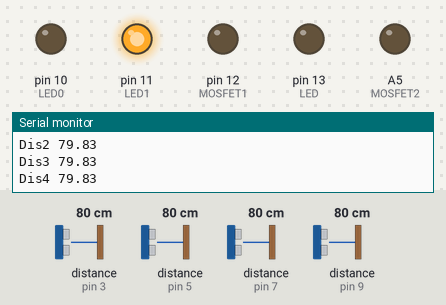
A sketch run on a simulated Arduino Uno, built with avr-gcc and run on an emulated ATmega328P. Parts: output pins drawn as LEDs (lit = HIGH), the last lines printed to the serial monitor. Wiring (inferred from the names in the program): 4 × ultrasonic range finder: trigger pin 2, echo pin 3 / trigger pin 4, echo pin 5 / trigger pin 6, echo pin 7 / trigger pin 8, echo pin 9. Inputs (shaded band) come from the test bench; at power-on: distance to the obstacle (sensors on pin 3, pin 9, pin 5, pin 7) 80 cm. The echo pulse lasts 58.3 µs per cm; pins used as bus, display or sensor lines are not drawn.

Above: at 1.7 s.
1.8 s: distance to the obstacle (sensor on pin 3) set to 8 cm
3.3 s: distance to the obstacle (sensor on pin 3) set to 5 cm
At 4.7 s:
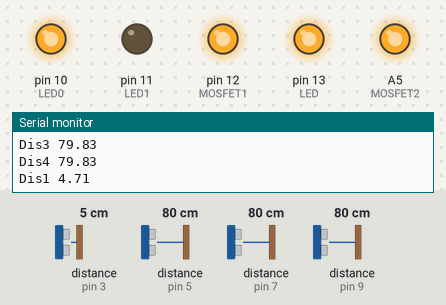
5.1 s: distance to the obstacle (sensor on pin 9) set to 18 cm
6.6 s: distance to the obstacle (sensor on pin 9) set to 13 cm
At 7.8 s:
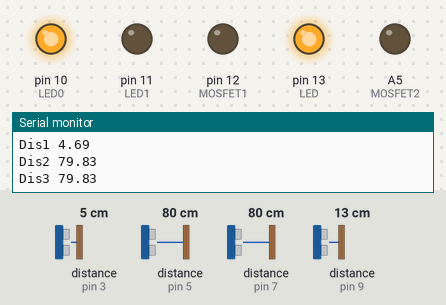
8.1 s: distance to the obstacle (sensor on pin 9) set to 35 cm
At 8.5 s:
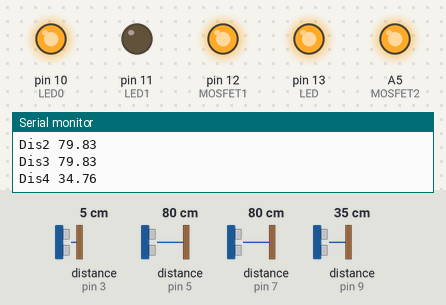
11.2 s: distance to the obstacle (sensor on pin 5) set to 12 cm
12.7 s: distance to the obstacle (sensor on pin 5) set to 9 cm
Timing chart, 0 to 15.2 s (numbered marks = the images above; inputs shaded):
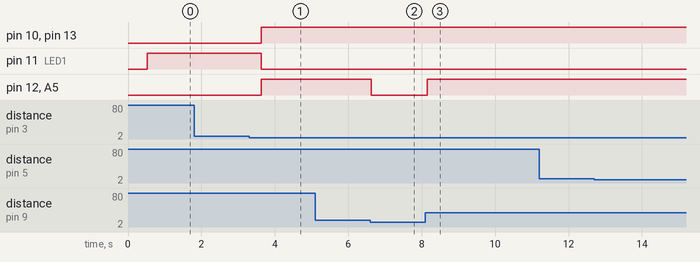

The sketch:

sketch_apr22a.ino
```cpp
#define trigger1 2
#define echo1 3
#define trigger2 4
#define echo2 5
#define trigger3 6
#define echo3 7
#define trigger4 8
#define echo4 9
#define LED 13
#define LED0 10
#define LED1 11
#define MOSFET1 12
#define MOSFET2 A5
#define limitSwitch A4


float time1=0,distance1=0,time2=0,distance2=0,time3=0,distance3=0,time4=0,distance4=0;

void setup()
{
Serial.begin(9600);

 pinMode(trigger1,OUTPUT);
 pinMode(echo1,INPUT);
 pinMode(trigger2,OUTPUT);
 pinMode(echo2,INPUT);
 pinMode(trigger3,OUTPUT);
 pinMode(echo3,INPUT);
 pinMode(trigger4,OUTPUT);
 pinMode(echo4,INPUT);
 pinMode(LED,OUTPUT);
 pinMode(LED0,OUTPUT);
 pinMode(LED1,OUTPUT);
 pinMode(MOSFET1,OUTPUT);
 pinMode(MOSFET2,OUTPUT);
 pinMode(limitSwitch,INPUT);
 delay(500);
}

void loop()
{
 measure_distance();
 if(distance1<6&&distance2<6&&distance3<6)
 {
   digitalWrite(LED,HIGH);digitalWrite(LED0,HIGH);digitalWrite(LED1,LOW);digitalWrite(MOSFET1,HIGH);digitalWrite(MOSFET2,HIGH);
   //Serial.println("123");
   if(distance4<10)
    {
      digitalWrite(MOSFET1,LOW);digitalWrite(MOSFET2,LOW);
    }
 }
 else if(distance1<6&&distance2<6)
 {
  digitalWrite(LED,HIGH);digitalWrite(LED0,HIGH);digitalWrite(LED1,LOW);digitalWrite(MOSFET1,HIGH);digitalWrite(MOSFET2,HIGH);
  //Serial.println("12");
  if(distance4<14)
    {
      digitalWrite(MOSFET1,LOW);digitalWrite(MOSFET2,LOW);
    }
 }
 else if(distance1<6)
 {
  digitalWrite(LED,HIGH);digitalWrite(LED0,HIGH);digitalWrite(LED1,LOW);digitalWrite(MOSFET1,HIGH);digitalWrite(MOSFET2,HIGH);
  //Serial.println("1");
  if(distance4<15)
    {
      digitalWrite(MOSFET1,LOW);digitalWrite(MOSFET2,LOW);
    }
 }

 else
 {
   digitalWrite(LED,LOW);digitalWrite(MOSFET1,LOW);digitalWrite(MOSFET2,LOW);digitalWrite(LED0,LOW);digitalWrite(LED1,HIGH);
   delay(500);
 }

}

void measure_distance()
{
 digitalWrite(trigger1,LOW);
 delayMicroseconds(2);
 digitalWrite(trigger1,HIGH);
 delayMicroseconds(10);
 digitalWrite(trigger1,LOW);
 delayMicroseconds(2);
 time1=pulseIn(echo1,HIGH);
 distance1=(time1/2)/29.1;
 Serial.println("Dis1 "+ String (distance1));
 //Serial.println(distance1);


 digitalWrite(trigger2,LOW);
 delayMicroseconds(2);
 digitalWrite(trigger2,HIGH);
 delayMicroseconds(10);
 digitalWrite(trigger2,LOW);
 delayMicroseconds(2);
 time2=pulseIn(echo2,HIGH);
 distance2=(time2/2)/29.1;
Serial.println("Dis2 "+ String (distance2));

  digitalWrite(trigger3,LOW);
 delayMicroseconds(2);
 digitalWrite(trigger3,HIGH);
 delayMicroseconds(10);
 digitalWrite(trigger3,LOW);
 delayMicroseconds(2);
 time3=pulseIn(echo3,HIGH);
 distance3=(time3/2)/29.1;
 Serial.println("Dis3 "+ String (distance3));

 digitalWrite(trigger4,LOW);
 delayMicroseconds(2);
 digitalWrite(trigger4,HIGH);
 delayMicroseconds(10);
 digitalWrite(trigger4,LOW);
 delayMicroseconds(2);
 time4=pulseIn(echo4,HIGH);
 Serial.println("Dis4 "+String(distance4));
 distance4=(time4/2)/29.1;

}
```

Measured:
- the behaviour switches between 7 and 6 cm on distance to the obstacle (sensor on pin 3) (found by bisection; images 0 and 1)
- the behaviour switches between 16 and 15 cm on distance to the obstacle (sensor on pin 9) (found by bisection; images 1 and 2)
- after the input at 3.3 s, pin 10 (LED0), pin 12 (MOSFET1), pin 13 (LED), A5 (MOSFET2): LOW → HIGH after 0.34 s; pin 11 (LED1): HIGH → LOW after 0.34 s
- after the input at 6.6 s, pin 12 (MOSFET1), A5 (MOSFET2): HIGH → LOW at once
- after the input at 8.1 s, pin 12 (MOSFET1), A5 (MOSFET2): LOW → HIGH after 0.05 s
